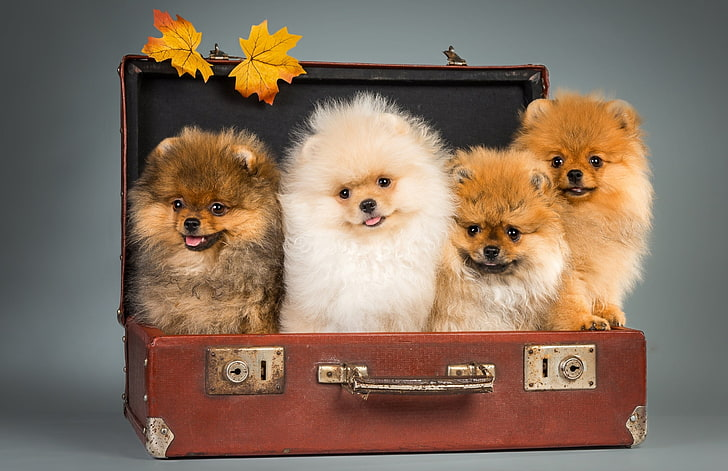
#> input picture pic2.jpg, 728 x 471 px
$ jupyter execute 04_Shapes_text.ipynb
#> lines starting #> are read from the running program, lines starting #| are printed output that depends on the picture
[cell 1]
import cv2 as cv
import numpy as np

[cell 2]
def escape():
    while(1):
        if cv.waitKey(2) == 27:
            cv.destroyAllWindows()
            break;

[cell 3]
img = cv.imread('pic2.jpg')
#> img is the input picture: shape (471, 728, 3); mean B, G, R 95.8, 112.7, 134.1
cv.imshow('dog',img)
escape()
#> (key Esc is pressed here)

## Create Blank Image

[cell 4]
blank = np.zeros((512,512,3),np.uint8)
cv.imshow('blank',blank)
escape()
#> (key Enter is pressed here)

[cell 5]
blank[0:256,0:256]=0,0,255
blank[256:,256:]=255,0,0
blank[256:,:256]=25,250,25
blank[0:256,256:]=0,255,255

cv.imshow('blank',blank)
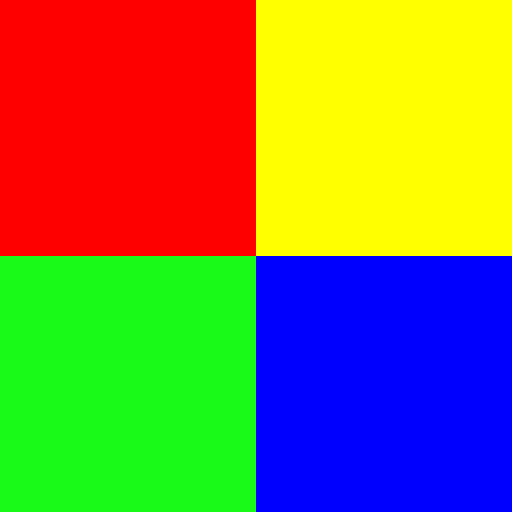
#> window 'blank': shape (512, 512, 3); mean B, G, R 70, 126.2, 133.8
escape()
